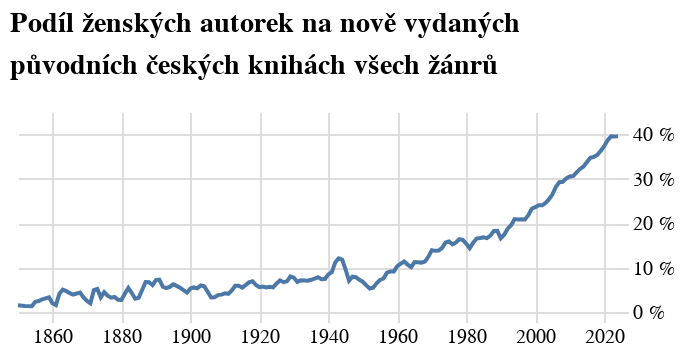

Notebook source saved alongside this figure:
### Code cell
historicky_podil_graf = alt.Chart(
    alt_friendly(historicky_podil.filter(pl.col("rok") >= 1850)), width=300, height=100,
    title=["Podíl ženských autorek na nově vydaných","původních českých knihách všech žánrů"]
).mark_line().encode(
    alt.X('rok:T', title=None, axis=alt.Axis(tickCount=6)),
    alt.Y('podil:Q', axis=alt.Axis(tickCount=5, labelExpr="datum.label * 100 + ' %'", orient='right'),
          title=None, scale=alt.Scale(domain=[0,0.45]))
).configure_view(stroke='transparent')

historicky_podil_graf

### Figure 1 — Vega-Lite specification as saved in the notebook (floating-point values rounded to 4 significant figures; data arrays with more than 128 entries replaced by an {"elided": "..."} marker saying what was removed)
{"config": {"title": {"font": "Noticia Text", "fontSize": 14, "anchor": "start", "lineHeight": 21, "fontWeight": "bolder", "subtitleFont": "Noticia Text", "subtitleFontSize": 12, "subtitlePadding": 12, "dy": -12}, "axis": {"labelFont": "Asap", "titleFont": "Asap", "fontWeight": "lighter", "titleFontWeight": "lighter", "labelFontSize": 10, "titleFontSize": 10, "labelPadding": 2, "titlePadding": 10, "domainOpacity": 0, "tickColor": "#DCDDD6"}, "legend": {"labelFont": "Asap", "labelFontWeight": "normal", "titleFont": "Asap", "titleFontWeight": "normal", "labelFontSize": 10, "titleFontSize": 10}, "view": {"stroke": "transparent"}}, "data": {"name": "data-3deb65eef4b3209d6ec57abcf6c839fc"}, "mark": {"type": "line"}, "encoding": {"x": {"axis": {"tickCount": 6}, "field": "rok", "title": null, "type": "temporal"}, "y": {"axis": {"labelExpr": "datum.label * 100 + ' %'", "orient": "right", "tickCount": 5}, "field": "podil", "scale": {"domain": [0, 0.45]}, "title": null, "type": "quantitative"}}, "height": 100, "title": ["Podíl ženských autorek na nově vydaných", "původních českých knihách všech žánrů"], "width": 300, "$schema": "https://vega.github.io/schema/vega-lite/v5.8.0.json", "datasets": {"data-3deb65eef4b3209d6ec57abcf6c839fc": {"elided": "171 records"}}}
